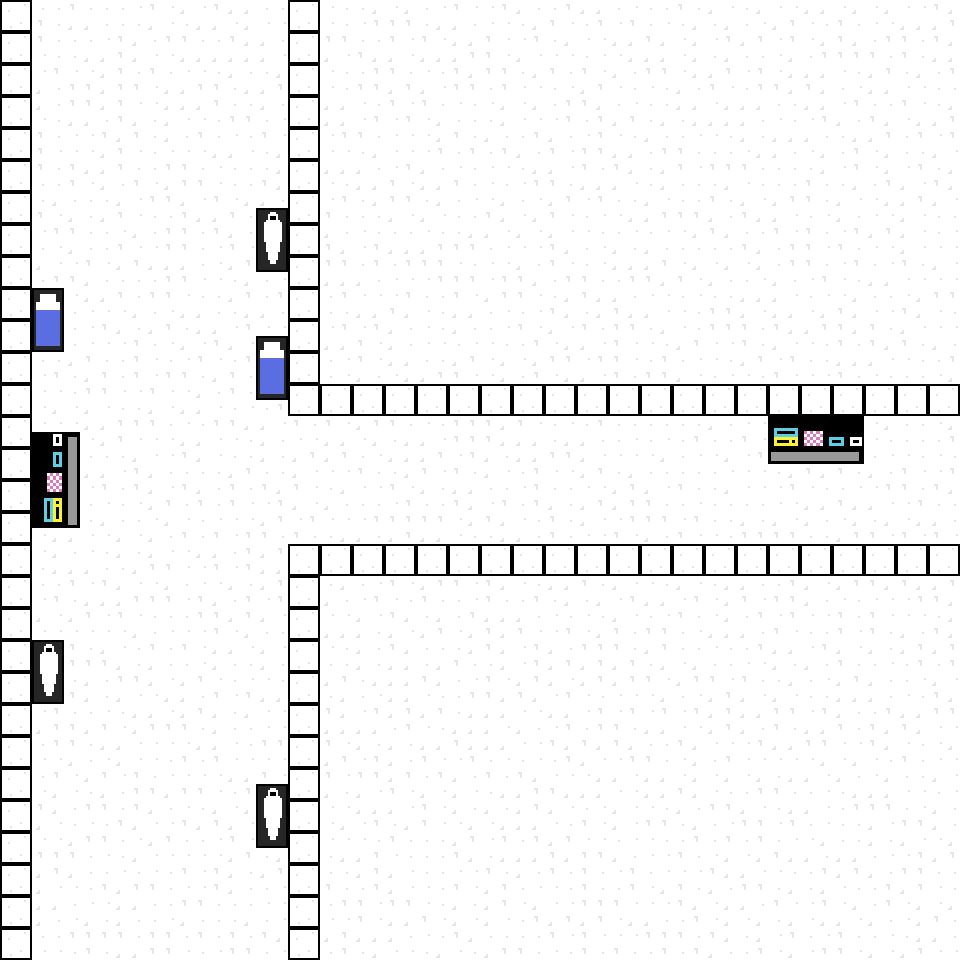

Rendered tile map (Tiled .tmx) drawn with the repository's tilesets; below, a short description and the map source with its tile grids summarised:
An orthogonal 60x60 tile map with 16x16 px tiles, 4 tile layers (BaseColor, Wall, Bed, Computer).

<map version="1.10" tiledversion="1.10.1" orientation="orthogonal" renderorder="right-down" width="60" height="60" tilewidth="16" tileheight="16" infinite="0" nextlayerid="6" nextobjectid="1">
 <editorsettings>
  <export target="Scene1_TileMap.json" format="json" />
 </editorsettings>
 <tileset firstgid="1" name="scene1_tileset" tilewidth="16" tileheight="16" tilecount="64" columns="8">
  <image source="TileMap.png" width="128" height="128" />
 </tileset>
 <layer id="1" name="BaseColor" width="60" height="60">
  <data>[3600 cells, 3600 non-empty, 4 distinct tile ids]</data>
 </layer>
 <layer id="2" name="Wall" width="60" height="60">
  <data>[3600 cells, 384 non-empty, 4 distinct tile ids]</data>
 </layer>
 <layer id="4" name="Bed" width="60" height="60">
  <data>[3600 cells, 40 non-empty, 16 distinct tile ids]</data>
 </layer>
 <layer id="5" name="Computer" width="60" height="60">
  <data>[3600 cells, 36 non-empty, 18 distinct tile ids]</data>
 </layer>
</map>